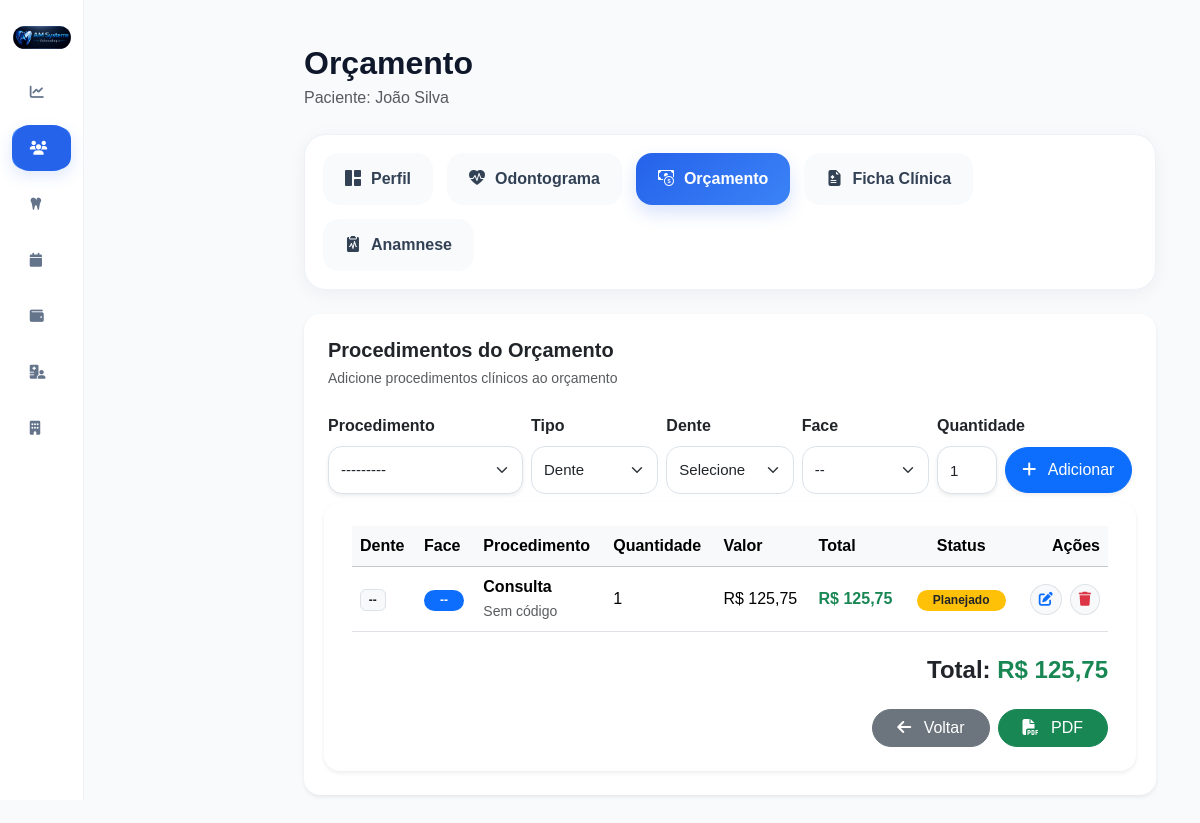
The page /pacientes/1/orcamento/ (signed in) on the database as committed earlier.
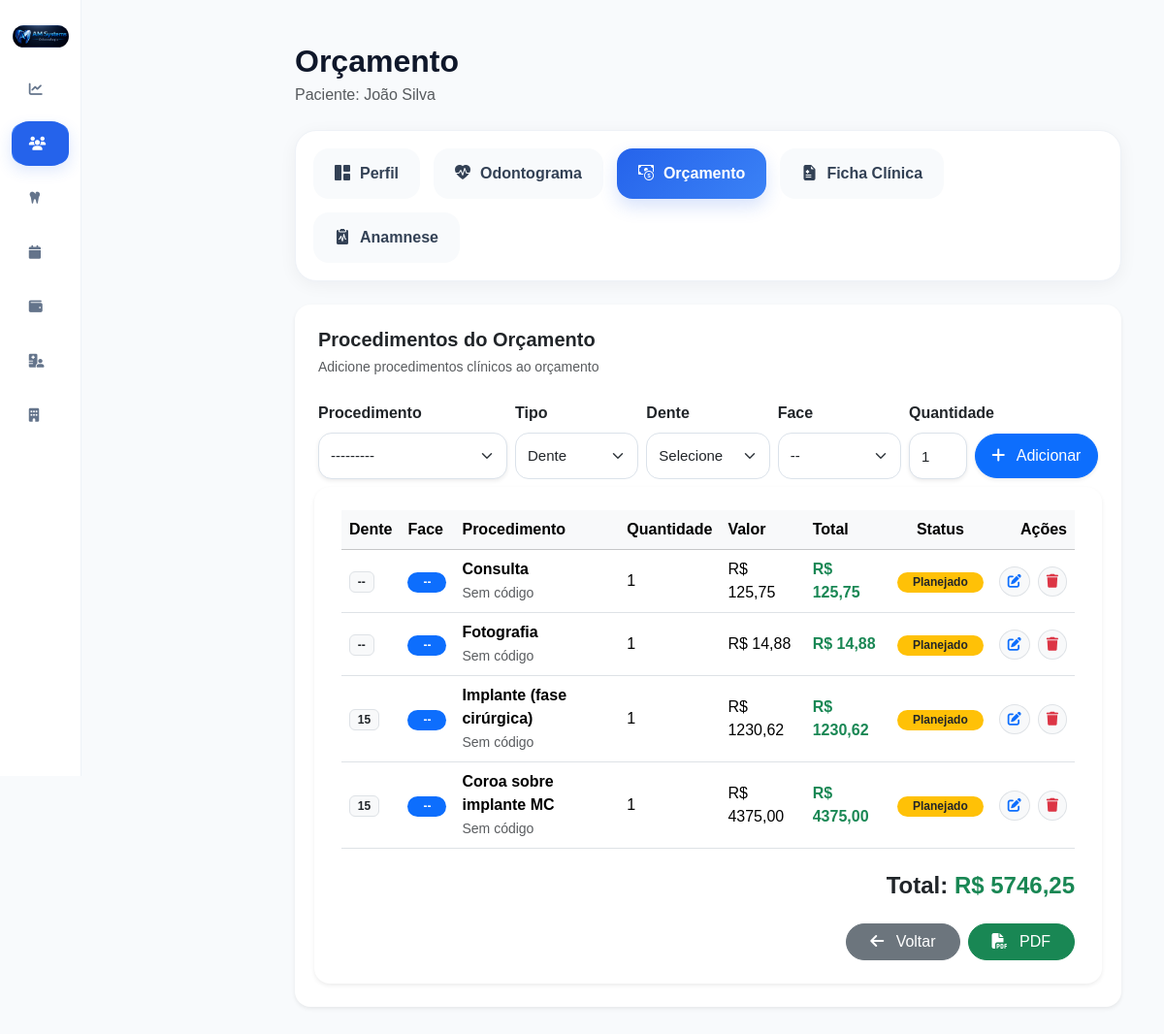
The same page on the database as committed later.
### accounts/models.py (models this page shows, shortened)
class ItemOrcamento(models.Model):
    STATUS_CHOICES = (
        ('existente', 'Existente'),
        ('planejado', 'Planejado'),
        ('andamento', 'Em Andamento'),
        ('realizado', 'Realizado'),
        ('cancelado', 'Cancelado'),
    )
    orcamento = models.ForeignKey(
        Orcamento,
        on_delete=models.CASCADE,
        related_name='itens'
    )
    procedimento = models.ForeignKey(
        Procedimento,
        on_delete=models.SET_NULL,
        null=True
    )
    tipo_local = models.CharField(
        max_length=20,
        choices=TIPO_LOCAL,
        default='dente'
    )
    dente = models.CharField(
        max_length=10,
        blank=True,
        null=True
    )
    face = models.CharField(
        max_length=10,
        blank=True,
        null=True
    )
    hemi_arcada = models.CharField(
        max_length=20,
        choices=HEMI_CHOICES,
        blank=True,
        null=True
    )
    quantidade = models.IntegerField(
        default=1
    )
    valor_unitario = models.DecimalField(
        max_digits=10,
        decimal_places=2,
        default=0
    )
    status = models.CharField(
        max_length=20,
        choices=STATUS_CHOICES,
        default='planejado'
    )
    @property
    def total(self):
        return self.quantidade * self.valor_unitario

class Procedimento(models.Model):
    CATEGORIAS = [
        ('diagnostico', 'Diagnóstico'),
        ('dentistica', 'Dentística'),
        ('endodontia', 'Endodontia'),
        ('periodontia', 'Periodontia'),
        ('cirurgia', 'Cirurgia'),
        ('protese', 'Prótese'),
        ('implantodontia', 'Implantodontia'),
        ('ortodontia', 'Ortodontia'),
        ('geral', 'Geral')
    ]
    TIPOS = [
        ('dente', 'Por Dente'),
        ('hemiarcada', 'Hemi-Arcada'),
        ('geral', 'Geral'),
        ('cirurgia', 'Cirurgia')
    ]
    POSICOES = [
        ('coroa', 'Coroa'),
        ('raiz', 'Raiz'),
        ('oclusal', 'Oclusal'),
        ('vestibular', 'Vestibular'),
        ('lingual', 'Lingual'),
        ('centro', 'Centro')
    ]
    STATUS = [
        ('realizar', 'A Realizar'),
        ('andamento', 'Em Andamento'),
        ('realizado', 'Realizado'),
        ('cancelado', 'Cancelado'),
        ('reavaliar', 'Reavaliar')
    ]
    nome = models.CharField(
        max_length=255
    )
    categoria = models.CharField(
        max_length=100,
        choices=CATEGORIAS,
        default='geral'
    )
    tipo = models.CharField(
        max_length=50,
        choices=TIPOS,
        default='dente'
    )
    status = models.CharField(
        max_length=30,
        choices=STATUS,
        default='realizar'
    )
    icone = models.CharField(
        max_length=100,
        blank=True,
        null=True
    )
    arquivo_icone = models.CharField(
        max_length=255,
        blank=True,
        null=True
    )
    posicao_icone = models.CharField(
        max_length=30,
        choices=POSICOES,
        default='centro'
    )
    valor_particular = models.DecimalField(
        max_digits=10,
        decimal_places=2,
        default=0
    )
    valor_convenio = models.DecimalField(
        max_digits=10,
        decimal_places=2,
        default=0
    )
    tempo_estimado = models.IntegerField(
        default=60,
        help_text='Tempo em minutos'
    )
    custo_clinico = models.DecimalField(
        max_digits=10,
        decimal_places=2,
        default=0
    )
    ativo = models.BooleanField(
        default=True
    )
    ordem = models.IntegerField(
        default=0
    )
    criado_em = models.DateTimeField(
        auto_now_add=True
    )
    class Meta:
        ordering = ['categoria', 'ordem', 'nome']
        verbose_name = 'Procedimento'
        verbose_name_plural = 'Procedimentos'
    def __str__(self):
        return self.nome

class Orcamento(models.Model):
    paciente = models.ForeignKey(
        Paciente,
        on_delete=models.CASCADE,
        related_name='orcamentos'
    )
    STATUS_CHOICES = (
        ('rascunho', 'Rascunho'),
        ('aprovado', 'Aprovado'),
        ('finalizado', 'Finalizado'),
        ('cancelado', 'Cancelado'),
    )
    status = models.CharField(
        max_length=20,
        choices=STATUS_CHOICES,
        default='rascunho'
    )
    desconto = models.DecimalField(
        max_digits=10,
        decimal_places=2,
        default=0
    )
    observacoes = models.TextField(
        blank=True,
        null=True
    )
    criado_em = models.DateTimeField(
        auto_now_add=True
    )
    @property
    def total(self):
        total = sum(
            item.total
            for item in self.itens.all()
        )
        return total - self.desconto

### accounts/views.py (the view)
@login_required(login_url='/')
def orcamento(request, id):
    paciente = get_object_or_404(
        Paciente,
        id=id
    )
    orcamento, created = Orcamento.objects.get_or_create(
        paciente=paciente
    )
    if request.method == 'POST':
        item_form = ItemOrcamentoForm(request.POST)
        if item_form.is_valid():
            item = item_form.save(commit=False)
            item.orcamento = orcamento
            item.dente = request.POST.get('dente')
            item.face = request.POST.get('face')
            item.status = 'planejado'
            item.valor_unitario = item.procedimento.valor_particular
            item.save()
            return redirect(
                'orcamento',
                id=paciente.id
            )
    else:
        item_form = ItemOrcamentoForm()
    context = {
        'paciente': paciente,
        'orcamento': orcamento,
        'item_form': item_form,
    }
    return render(
        request,
        'accounts/orcamento.html',
        context
    )

### accounts/forms.py
class ItemOrcamentoForm(forms.ModelForm):
    class Meta:
        model = ItemOrcamento
        fields = [
            'procedimento',
            'quantidade'
        ]
        widgets = {
            'procedimento': forms.Select(
                attrs={
                    'class': 'form-select rounded-3 shadow-sm'
                }
            ),
            'quantidade': forms.NumberInput(
                attrs={
                    'class': 'form-control rounded-3 shadow-sm',
                    'min': 1
                }
            )
        }

### accounts/templates/accounts/orcamento.html (shortened to what the changed rows need)
{% extends 'accounts/base.html' %}
{% block content %}
<div class="container-fluid p-4">
    <div class="d-flex justify-content-between align-items-center mb-4">
        <div>
            <h2 class="fw-bold mb-1">
                Orçamento
            </h2>
        </div>
    </div>
    <div class="card border-0 shadow-sm rounded-4 mb-4">
        <div class="card-body p-4">
            <form method="POST">
                <div class="row g-2 align-items-end">
                    <div class="card border-0 shadow-sm rounded-4">
                        <div class="card-body p-4">
                            <table class="table align-middle">
                                <thead class="table-light">
                                    <tr>
                                        <th>
                                            Dente
                                        </th>
                                        <th>
                                            Face
                                        </th>
                                        <th>
                                            Procedimento
                                        </th>
                                        <th>
                                            Quantidade
                                        </th>
                                        <th>
                                            Valor
                                        </th>
                                        <th>
                                            Total
                                        </th>
                                        <th class="text-center">
                                            Status
                                        </th>
                                        <th class="text-end">
                                            Ações
                                        </th>
                                    </tr>
                                </thead>
                                <tbody>
                                    {% for item in orcamento.itens.all %}
                                    <tr>
                                        <td>
                                            <span class="badge bg-light text-dark border">
                                                {{ item.dente|default:"--" }}
                                            </span>
                                        </td>
                                        <td>
                                            <span class="badge bg-primary rounded-pill px-3">
                                                {{ item.face|default:"--" }}
                                            </span>
                                        </td>
                                        <td>
                                            <div class="fw-semibold">
                                                {{ item.procedimento.nome }}
                                            </div>
                                            <small class="text-muted">
                                                {{ item.procedimento.codigo|default:"Sem código" }}
                                            </small>
                                        </td>
                                        <td>
                                            {{ item.quantidade }}
                                        </td>
                                        <td>
                                            R$ {{ item.valor_unitario }}
                                        </td>
                                        <td>
                                            <span class="fw-bold text-success">
                                                R$ {{ item.total }}
                                            </span>
                                        </td>
                                        <td class="text-center">
                                            <span class="badge bg-warning text-dark rounded-pill px-3">
                                                Planejado
                                            </span>
                                        </td>
                                        <td class="text-end">
                                            <div class="d-flex justify-content-end gap-2">
                                                <a href="{% url 'editar_item_orcamento' item.id %}"
                                                    class="btn btn-sm btn-light border rounded-circle" title="Editar">
                                                    <i class="fas fa-edit text-primary"></i>
                                                </a>
                                                <a href="{% url 'excluir_item_orcamento' item.id %}"
                                                    class="btn btn-sm btn-light border rounded-circle" title="Excluir">
                                                    <i class="fas fa-trash text-danger"></i>
                                                </a>
                                            </div>
                                        </td>
                                    </tr>
                                    {% empty %}
                                    <tr>
                                        <td colspan="7" class="text-center text-muted py-4">
                                            Nenhum item adicionado.
                                        </td>
                                    </tr>
                                    {% endfor %}
                                </tbody>
                            </table>
                            <div class="text-end mt-4">
                                <h4 class="fw-bold">
                                    Total:
                                    <span class="text-success">
                                        R$ {{ orcamento.total }}
                                    </span>
                                </h4>
                            </div>
                        </div>
                    </div>
                </div>
                {% endblock %}

Rows that differ between the two databases and show on the page:
added ItemOrcamento: dente "--", face "--", procedimento.nome "Fotografia", procedimento.codigo "Sem código", quantidade "1", valor_unitario "14,88", total "14,88"
added ItemOrcamento: dente "15", face "--", procedimento.nome "Implante (fase cirúrgica)", procedimento.codigo "Sem código", quantidade "1", valor_unitario "1230,62", total "1230,62"
added ItemOrcamento: dente "15", face "--", procedimento.nome "Coroa sobre implante MC", procedimento.codigo "Sem código", quantidade "1", valor_unitario "4375,00", total "4375,00"
computed for Orcamento: total "125,75" → "5746,25"
